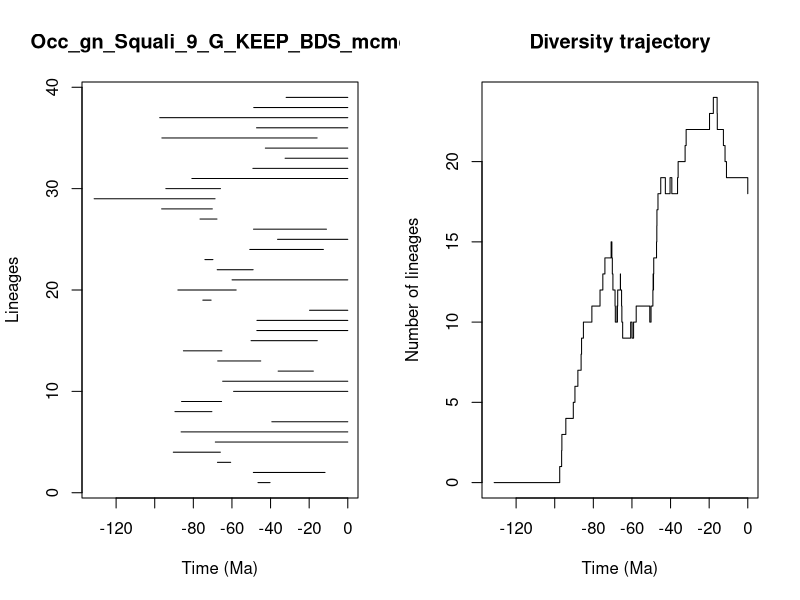

R code for this plot:


pdf(file='../Results/Genus/5_MA_bins_EP/pyrate_mcmc_logs/Occ_gn_Squali_9_G_KEEP_BDS_mcmc_LTT.pdf',width=0.6*20, height=0.6*10)
title = "Occ_gn_Squali_9_G_KEEP_BDS_mcmc"
ts=c(46.514736170422914, 48.91691778340024,67.50831199608342,90.37780478268921,68.61155645272652,86.33300988047759,39.33983559588998,89.52484161231466,86.09653545178114,59.151029497306986,64.80693397658558,36.071714812235136,67.37791276188223,85.1404927832623,50.102536491651506,47.11471753146354,47.05590562833594,19.812435586884735,75.07898870753324,88.00472484328235,59.93787036383122,67.6403786060216,74.00458784476388,50.7625024828155,36.378717213355024,48.82289692335781,76.53265168726134,96.41820552498677,131.3717893679519,94.2450822469111,80.7566681818794,49.15410424767611,32.46495889914942,42.697127680521305,96.29224345892736,47.26253659841283,97.41191926482772,48.71244963035501,31.92763272151536)
te=c(40.25792360565614, 11.77882326693268,60.65983599732118,65.99700916966954,0.0,0.0,0.0,70.3942412287261,65.36806634290562,0.0,0.0,17.841464948087292,45.08146533647293,65.21946051994075,15.79026020524024,0.0,0.0,0.0,70.78132661130111,57.79653391741642,0.0,49.027690995114845,69.85515849920645,12.622950877442017,0.0,11.039515505814535,67.76159560601015,70.15997826370999,68.74950401831867,65.93683781373352,0.0,0.0,0.0,0.0,15.88063644529808,0.0,0.0,0.0,0.0)
div_traj=c(0, 1,2,3,4,5,6,7,8,9,10,11,12,13,14,15,14,13,12,11,10,11,10,11,12,13,12,11,10,9,10,9,10,11,10,11,12,13,12,13,14,15,16,17,18,19,18,19,18,19,20,21,22,23,24,23,22,21,20,19,18)
time_events=c(131.3717893679519, 97.41191926482772,96.41820552498677,96.29224345892736,94.2450822469111,90.37780478268921,89.52484161231466,88.00472484328235,86.33300988047759,86.09653545178114,85.1404927832623,80.7566681818794,76.53265168726134,75.07898870753324,74.00458784476388,70.78132661130111,70.3942412287261,70.15997826370999,69.85515849920645,68.74950401831867,68.61155645272652,67.76159560601015,67.6403786060216,67.50831199608342,67.37791276188223,65.99700916966954,65.93683781373352,65.36806634290562,65.21946051994075,64.80693397658558,60.65983599732118,59.93787036383122,59.151029497306986,57.79653391741642,50.7625024828155,50.102536491651506,49.15410424767611,49.027690995114845,48.91691778340024,48.82289692335781,48.71244963035501,47.26253659841283,47.11471753146354,47.05590562833594,46.514736170422914,45.08146533647293,42.697127680521305,40.25792360565614,39.33983559588998,36.378717213355024,36.071714812235136,32.46495889914942,31.92763272151536,19.812435586884735,17.841464948087292,15.88063644529808,15.79026020524024,12.622950877442017,11.77882326693268,11.039515505814535,0.0)
                par(mfrow=c(1,2))
                L = length(ts)
                plot(ts, 1:L , xlim=c(-max(ts)-1,0), pch=20, type="n", main=title,xlab="Time (Ma)",ylab="Lineages")
                for (i in 1:L){segments(x0=-te[i],y0=i,x1=-ts[i],y1=i)}    
                t = -time_events
                plot(div_traj ~ t,type="s", main = "Diversity trajectory",xlab="Time (Ma)",ylab="Number of lineages",xlim=c(-max(ts)-1,0))
                abline(v=c(65,200,251,367,445),lty=2,col="gray")
                
